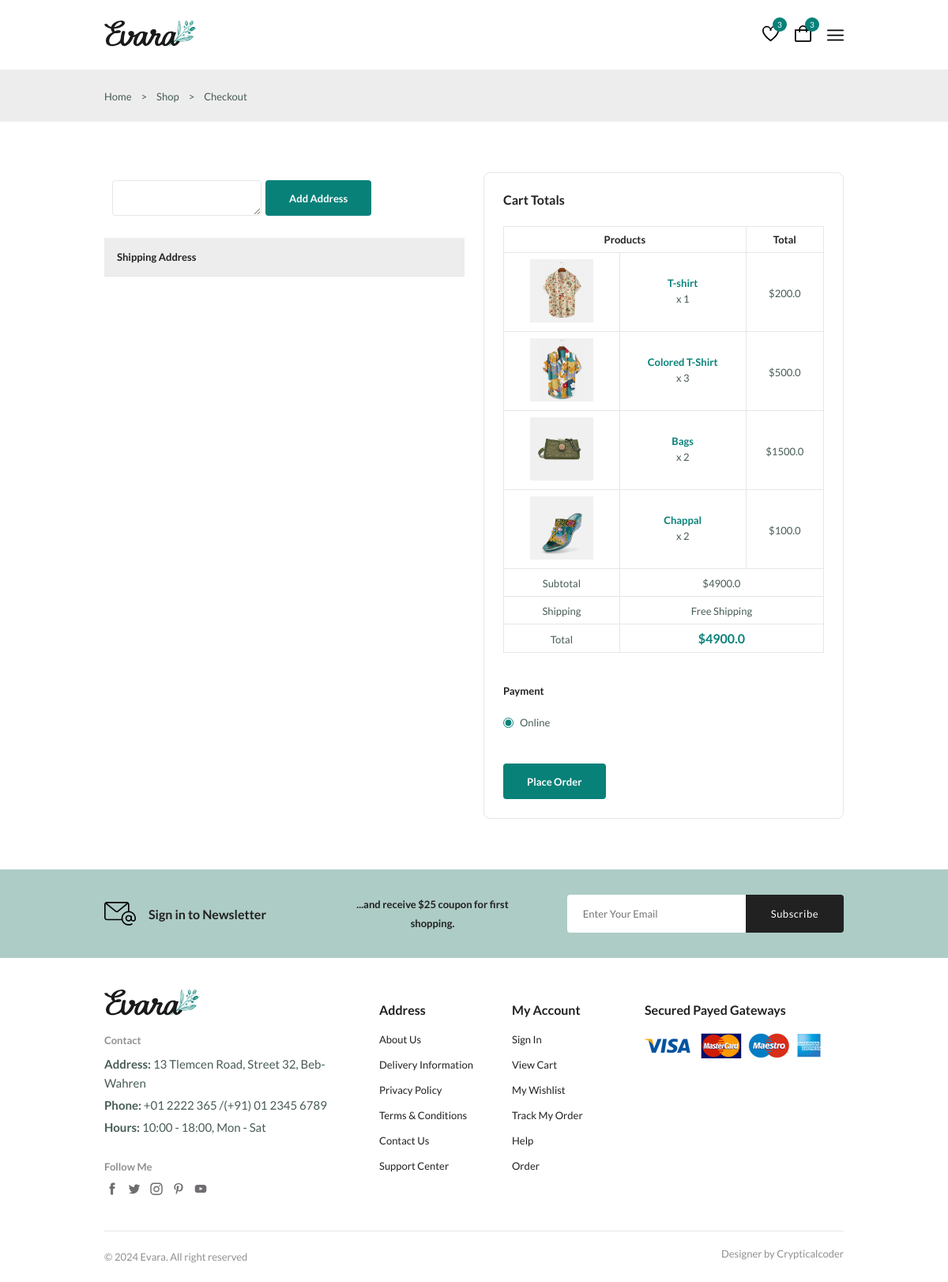
Page /checkout (signed in) on the earlier database version.
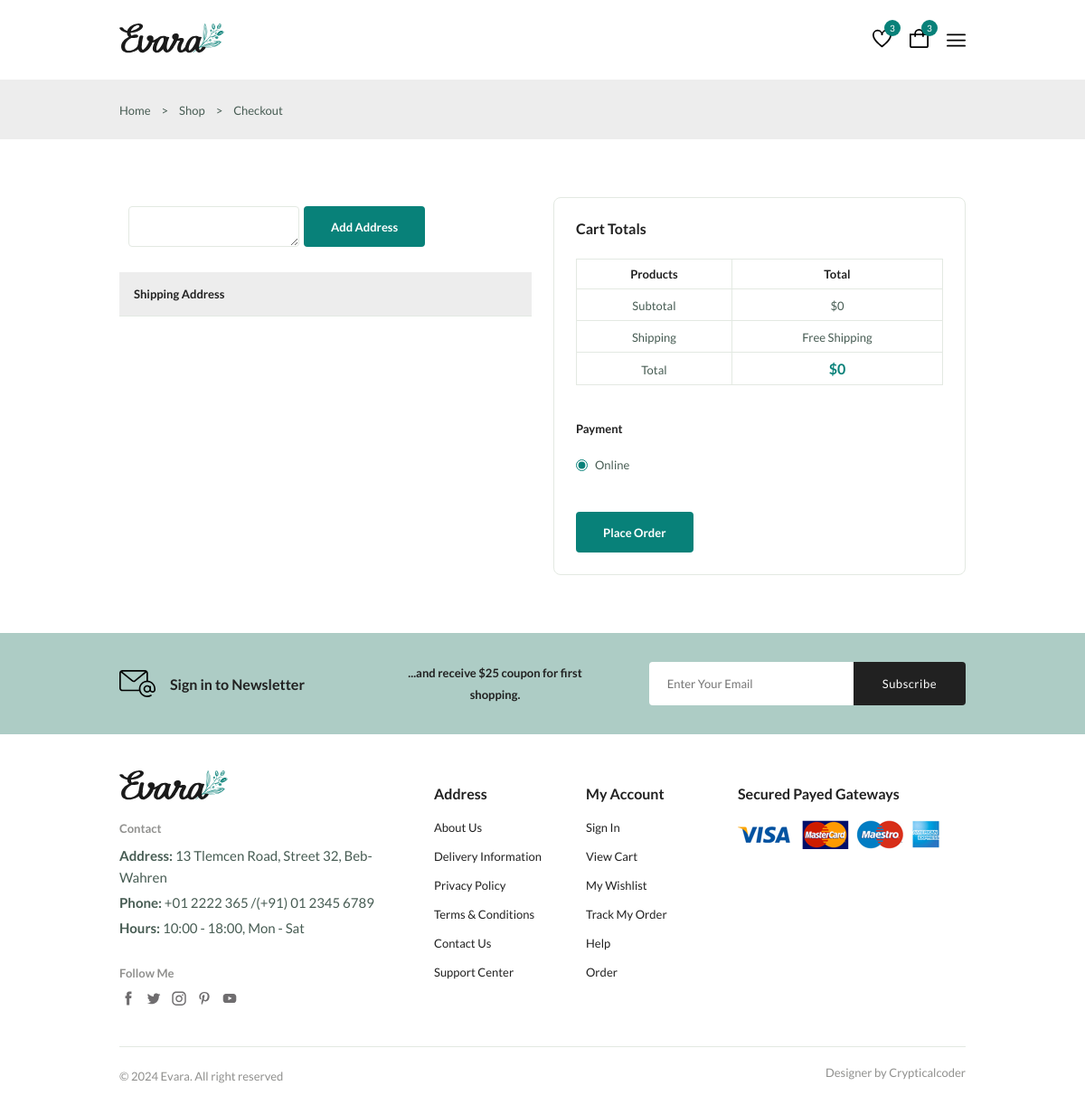
Same page on the later database version.
### myapp/models.py (models this page shows, shortened)
class Cart(models.Model):
    user = models.ForeignKey(User,on_delete=models.CASCADE)
    product = models.ForeignKey(Product,on_delete=models.CASCADE)
    qty = models.IntegerField(default=1)

class Product(models.Model):
    category = models.ForeignKey(Category,on_delete=models.CASCADE)
    name = models.CharField(max_length=50)
    price = models.FloatField()
    qty  =models.IntegerField()
    description = models.TextField()
    image = models.ImageField(upload_to="product_image")

### myapp/views.py (the view)
# urls.py: path("checkout",checkout,name="checkout"),
@login_required(login_url="login_register")
def checkout(request):
    carts = Cart.objects.filter(user=request.user)
    sum = 0
    for c in carts:
        sum+=(c.product.price*c.qty)
    print(sum)
    return render(request,"checkout.html",{"carts":carts,"sum":sum})

### myapp/templates/checkout.html (shortened to what this page needs)
{% extends "base.html" %}
{% block content %}
<main class="main">
  <section class="breadcrumb">
    <ul class="breadcrumb__list flex container">
      <li><a href="index.html" class="breadcrumb__link">Home</a></li>
      <li><span class="breadcrumb__link">></span></li>
      <li><span class="breadcrumb__link">Shop</span></li>
      <li><span class="breadcrumb__link">></span></li>
      <li><span class="breadcrumb__link">Checkout</span></li>
    </ul>
  </section>
  <section class="checkout section--lg">
    <div class="checkout__container container grid">
      <div class="checkout__group">
        <div>
          <div style="display: flex; margin:10px;">
            <textarea name="address" id="adr" class="form__input"></textarea>
            <button class="btn flex btn--md" style="margin-left: 5px;" onclick="addaddress()">Add Address</button>
          </div>
          <br>
          <h3 class="tab__header">Shipping Address</h3>
        </div>
      </div>
      <div class="checkout__group">
        <h3 class="section__title">Cart Totals</h3>
        <table class="order__table">
          <thead>
            <tr>
              <th colspan="2">Products</th>
              <th>Total</th>
            </tr>
          </thead>
          <tbody>
            {%for cart in carts%}
            <tr>
              <td>
                <img src="media/{{cart.product.image}}" alt="" class="order__img" />
              </td>
              <td>
                <h3 class="table__title">{{cart.product.name}}</h3>
                <p class="table__quantity">x {{cart.qty}}</p>
              </td>
              <td><span class="table__price">${{cart.product.price}}</span></td>
            </tr>
            {%endfor%}
            <tr>
              <td><span class="order__subtitle">Subtotal</span></td>
              <td colspan="2"><span class="table__price">${{sum}}</span></td>
            </tr>
            <tr>
              <td><span class="order__subtitle">Shipping</span></td>
              <td colspan="2">
                <span class="table__price">Free Shipping</span>
              </td>
            </tr>
            <tr>
              <td><span class="order__subtitle">Total</span></td>
              <td colspan="2">
                <span class="order__grand-total">$<span id="amt">{{sum}}</span></span>
              </td>
            </tr>
          </tbody>
        </table>
        <div class="payment__methods">
          <h3 class="checkout__title payment__title">Payment</h3>
          <div class="payment__option flex">
            <input type="radio" name="radio" id="l1" checked class="payment__input" />
            <label for="l1" class="payment__label">Online</label>
          </div>
        </div>
        <button class="btn btn--md" id="rzp-button1">Place Order</button>
      </div>
    </div>
  </section>
  <section class="newsletter section">
    <div class="newsletter__container container grid">
      <h3 class="newsletter__title flex">
        <img src="./static/assets/img/icon-email.svg" alt="" class="newsletter__icon" />
        Sign in to Newsletter
      </h3>
      <p class="newsletter__description">
        ...and receive $25 coupon for first shopping.
      </p>
      <form action="" class="newsletter__form">
        <input type="text" placeholder="Enter Your Email" class="newsletter__input" />
        <button type="submit" class="newsletter__btn">Subscribe</button>
      </form>
    </div>
  </section>
</main>
{% endblock %}

Differences in the rows shown:
removed Cart: product.image (picture), product.name "T-shirt", qty "1", product.price "200.0"
removed Cart: product.image (picture), product.name "Colored T-Shirt", qty "3", product.price "500.0"
removed Cart: product.image (picture), product.name "Bags", qty "2", product.price "1500.0"
removed Cart: product.image (picture), product.name "Chappal", qty "2", product.price "100.0"
Other differences:
{{ sum }}: "4900.0" → "0"
